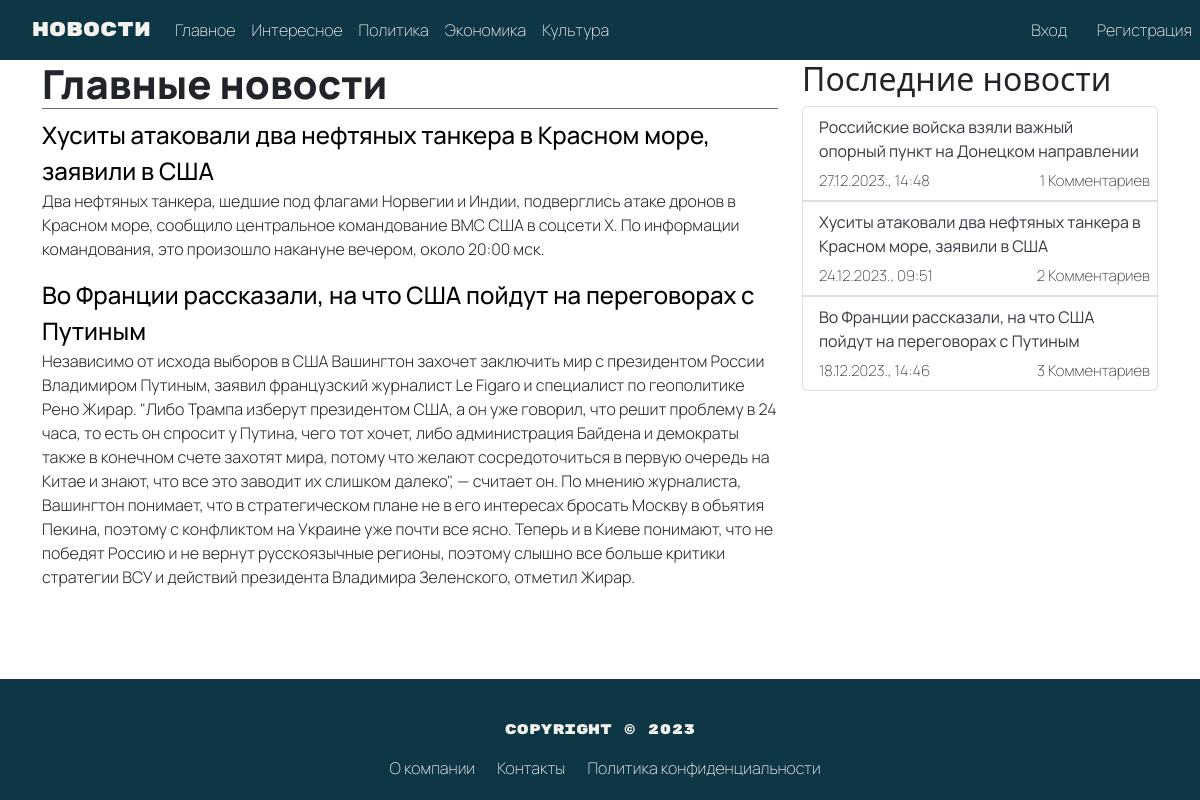
The page /myapp/main_news/ on the database its author committed.
### myapp/models.py (models this page shows, shortened)
class Post(models.Model):
    CATEGORY_CHOICES = [
        ('main', 'Главное'),
        ('interesting', 'Интересное'),
        ('politic', 'Политика'),
        ('economy', 'Экономика'),
        ('culture', 'Культура'),
    ]
    title = models.CharField(max_length=200)
    preview = models.TextField(max_length=1024, default='')  # Маленькое описание новости с ограничением по длине
    content = models.TextField()
    created_date = models.DateTimeField(auto_now_add=True)
    category = models.CharField(max_length=20, choices=CATEGORY_CHOICES, default='other')
    image = models.ImageField(upload_to='post_images/', null=True, blank=True)
    def comments_count(self):
        return self.comments.filter().count()

### myapp/views.py (the view)
# urls.py: path('main_news/', views.main_news, name='main_news'),
def main_news(request):
    posts = Post.objects.all().order_by('-created_date')
    return render(request, 'myapp/main_news.html', {'posts': posts})

### myapp/templates/myapp/main_news.html (shortened to what this page needs)
{% load static %}
<!DOCTYPE html>
<html lang="ru">
<head>
    <link href="https://cdn.jsdelivr.net/npm/bootstrap@5.3.0/dist/css/bootstrap.min.css" rel="stylesheet">
    <link rel="stylesheet" href="{% static 'css/style.css' %}">
    <link href="{% static 'fonts/Manrope-VariableFont_wght.ttf' %}" rel="stylesheet">
    <link href="{% static 'fonts/RubikMonoOne-Regular.ttf' %}" rel="stylesheet">
</head>
<body>
    <nav class="navbar navbar-expand-lg navbar-light bg-0e3476">
        <div class="container-fluid">
            <a href="{% url 'post_list' %}" class="navbar-brand">
                Новости
            </a>
            <div class="collapse navbar-collapse" id="navbarNav">
                <ul class="navbar-nav">
                    <li class="nav-item">
                        <a href="{% url 'main_news' %}" class="nav-link">Главное</a>
                    </li>
                    <li class="nav-item">
                        <a href="{% url 'interesting_news' %}" class="nav-link">Интересное</a>
                    </li>
                    <li class="nav-item">
                        <a href="{% url 'politic_news' %}" class="nav-link">Политика</a>
                    </li>
                    <li class="nav-item">
                        <a href="{% url 'economic_news' %}" class="nav-link">Экономика</a>
                    </li>
                    <li class="nav-item">
                        <a href="{% url 'culture_news' %}" class="nav-link">Культура</a>
                    </li>
                    {% if request.user.is_authenticated %}
                        <li class="nav-item register">
                            <a href="{% url 'logout' %}" class="nav-link" id="logout">Выйти</a>
                        </li>
                    {% else %}
                        <li class="nav-item login">
                            <a href="{% url 'login' %}" class="nav-link" id="login">Вход</a>
                        </li>
                        <li class="nav-item register">
                            <a href="{% url 'register' %}" class="nav-link" id="registration">Регистрация</a>
                        </li>
                    {% endif %}
                </ul>
            </div>
        </div>
    </nav>
    <div class="container main" style="margin-top: 5%;">
        <div class="row">
            <div class="col-md-8">
                <h1>Главные новости</h1>
                {% for post in posts %}
                    {% if post.category == 'main' %}
                    <a href="{% url 'post_detail' post_id=post.id %}">{{ post.title }}</a>
                    <p> {{ post.preview }}</p>
                    {% endif %}
                {% endfor %}
            </div>
            <div class="col-md-4 last">
                <h2>Последние новости</h2>
                <ul class="list-group">
                    {% for post in posts|slice:":3" %}
                    <li class="list-group-item">
                        <a href="{% url 'post_detail' post_id=post.id %}">{{ post.title }}</a>
                        <div class="d-flex justify-content-between">
                            <span class="date">{{ post.created_date|date:"d.m.Y., H:i" }} </span>
                            <span class="comments">{{ post.comments_count }} Комментариев</span>
                        </div>
                    </li>
                    {% endfor %}
                </ul>
            </div>
        </div>
    </div>
    <footer class="footer fixed-bottom">
        <div class="container">
          <p class="text-center">Copyright &copy; 2023</p>
          <ul class="list-inline">
            <li class="list-inline-item"><a href="#">О компании</a></li>
            <li class="list-inline-item"><a href="#">Контакты</a></li>
            <li class="list-inline-item"><a href="#">Политика конфиденциальности</a></li>
          </ul>
        </div>
    </footer>
</body>
</html>

### myapp/static/css/style.css (style rules this page uses)
.navbar { background-color: #0e3746; position: fixed; top: 0; left: 0; right: 0; z-index: 100; height: 60px; padding: 10px 20px; }
.navbar a { color: #f4f2ec; }
.navbar-brand { font-family: "RubikMonoOne"; }
.nav-item { font-family: "Manrope"; font-weight: 200; }
.navbar .nav-item.register { position: absolute; right: 0; text-align: right; }
.navbar .nav-item.login { position: absolute; right: 125px; text-align: right; }
.container h1 { font-family: "Manrope"; font-weight: 800; border-bottom: 1px solid #696e79; }
.container p { font-family: "Manrope"; font-weight: 300; }
.container { margin-top: 20px; }
.col-md-8 a { font-family: "Manrope"; font-weight: 500; font-size: 24px; color: black; text-decoration: none; }
.main .list-group-item { border: none; padding-left: 0px; }
.list-group-item { border: 1px solid rgba(0, 0, 0, .125) !important; padding: .5rem 1rem !important; }
.list-group-item a { text-decoration: none; }
.list-group-item span { font-family: "Manrope"; font-weight: 200; color: #343a40; font-size: 15px; }
.list-group-item span.comments { position: absolute; right: 0; text-align: right; padding-right: 2%; }
.last .list-group-item a { font-family: "Manrope"; font-weight: 400; color: #343a40; }
.last .list-group-item span { padding-top: 2%; font-family: "Manrope"; font-weight: 200; color: #343a40; }
footer { margin-top: 5%; background-color: #0e3746; padding: 20px 0; text-align: center; }
.footer p { font-family: "RubikMonoOne"; font-size: 14px; color: #f4f2ec; }
.footer ul { list-style-type: none; margin: 0; padding: 0; }
.footer ul li { display: inline-block; margin-left: 10px; }
.footer a { font-family: "Manrope"; font-weight: 200; color: #f4f2ec; text-decoration: none; }

### rows shown on the page
Post: title "Хуситы атаковали два нефтяных танкера в Красном море, заявили в США", preview "Два нефтяных танкера, шедшие под флагами Норвегии и Индии, подверглись атаке дронов в Красном море, сообщило центральное командование ВМС США в соцсети X. По информации командования, это произошло накануне вечером, около 20:00 мск.", created_date "24.12.2023., 09:51", comments_count "2"
Post: title "Во Франции рассказали, на что США пойдут на переговорах с Путиным", preview "Независимо от исхода выборов в США Вашингтон захочет заключить мир с президентом России Владимиром Путиным, заявил французский журналист Le Figaro и специалист по геополитике Рено Жирар. \"Либо Трампа изберут президентом США, а он уже говорил, что решит проблему в 24 часа, то есть он спросит у Путина, чего тот хочет, либо администрация Байдена и демократы также в конечном счете захотят мира, потому что желают сосредоточиться в первую очередь на Китае и знают, что все это заводит их слишком далеко\", — считает он. По мнению журналиста, Вашингтон понимает, что в стратегическом плане не в его интересах бросать Москву в объятия Пекина, поэтому с конфликтом на Украине уже почти все ясно. Теперь и…", created_date "18.12.2023., 14:46", comments_count "3"
Post: title "Российские войска взяли важный опорный пункт на Донецком направлении", created_date "27.12.2023., 14:48", comments_count "1"
